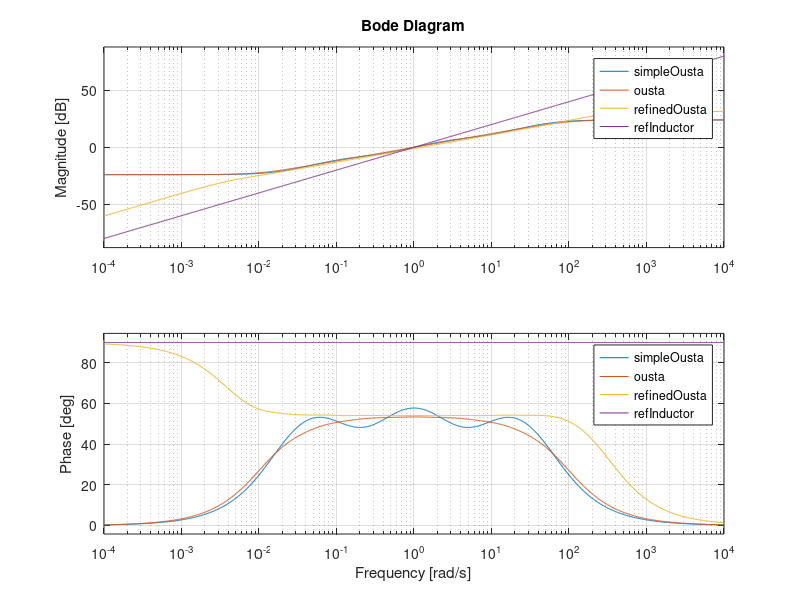
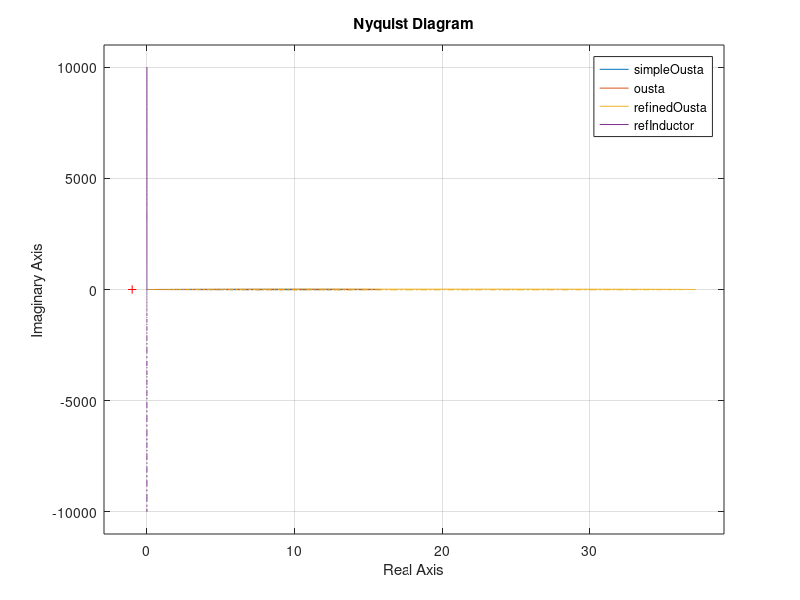

Source code (MATLAB) for these figures, in order:
clear all;clc;

% Oustaloup's recursive filter is capable of producing a very good fitting
% to the fractional-order elements within a chosen frequency band.
% (s^a) where 0 <= a <= 1
% To allow for extended integral fractional order expressions,
% (s^-a) = (s^(1-a) / s) where -1 <= a <= 1

extendedA = 0.6; % fractional order
if extendedA >= 0
    alpha = extendedA;
else
    alpha = 1 + extendedA;
end
approxOrder = 3; % Approximation order
bottomFrequency = 0.01;
highFrequency = 100;
gainK = highFrequency^alpha;

%% Simplified Oustaloup Filter
% Baranowski, J., Bauer, W., Zagórowska, M., Dziwiński, T., & Piątek, P. (2015, August).
% Time-domain oustaloup approximation.
% In 2015 20th international conference on methods and models in automation and robotics (MMAR) (pp. 116-120). IEEE.
wu = (highFrequency/bottomFrequency)^0.5;
iterate = 1:approxOrder;
zeros = bottomFrequency*(wu).^((2*iterate-1-alpha)/(approxOrder));
poles = bottomFrequency*(wu).^((2*iterate-1+alpha)/(approxOrder));

TF1 = tf([1 zeros(1)],[1 poles(1)]);
TF2 = tf([1 zeros(2)],[1 poles(2)]);
TF3 = tf([1 zeros(3)],[1 poles(3)]);

if extendedA >= 0
    simpleOusta = gainK*TF1*TF2*TF3;
else
    simpleOusta = gainK*TF1*TF2*TF3*tf(1,[1 0]);
end
minreal(simpleOusta)

%% Oustaloup's Recursive Filter
% Oustaloup A., Levron F., Mathiew B., Nanot F.
% Frequency band complex noninteger differentiator: Characterization and synthesis.
% IEEE Transactions on Circuits and Systems I: Fundamental Theory and Applications, 2000, 47(1):25–39
iterate = -approxOrder:approxOrder;
oustaZeros = bottomFrequency*(highFrequency/bottomFrequency).^((iterate+approxOrder+0.5*(1-alpha))/(2*approxOrder+1));
oustaPoles = bottomFrequency*(highFrequency/bottomFrequency).^((iterate+approxOrder+0.5*(1+alpha))/(2*approxOrder+1));

TF1 = tf([1 oustaZeros(1)],[1 oustaPoles(1)]);
TF2 = tf([1 oustaZeros(2)],[1 oustaPoles(2)]);
TF3 = tf([1 oustaZeros(3)],[1 oustaPoles(3)]);
TF4 = tf([1 oustaZeros(4)],[1 oustaPoles(4)]);
TF5 = tf([1 oustaZeros(5)],[1 oustaPoles(5)]);
TF6 = tf([1 oustaZeros(6)],[1 oustaPoles(6)]);
TF7 = tf([1 oustaZeros(7)],[1 oustaPoles(7)]);

if extendedA >= 0
    ousta = gainK*TF1*TF2*TF3*TF4*TF5*TF6*TF7;
else
    ousta = gainK*TF1*TF2*TF3*TF4*TF5*TF6*TF7*tf(1,[1 0]);
end
minreal(ousta)

%% Refined Oustaloup Filter
% D. Xue, Y.Q. Chen, D.P. Atherton,
% Linear Feedback Control Analysis and Design with MATLAB,
% Advances in Design and Control, Siam, 2007.
b=10;
d=9;
iterate = -approxOrder:approxOrder;
refineZeros = (d*bottomFrequency/b).^((alpha-2*iterate)/(2*approxOrder+1));
refinePoles = (b*highFrequency/d).^((alpha+2*iterate)/(2*approxOrder+1));
refinedGainK = (d*highFrequency/b)^alpha;
quadraticTF = tf([d b*highFrequency 0],[d*(1-alpha) b*highFrequency d*alpha]);

TF1 = tf([1 refineZeros(1)],[1 refinePoles(1)]);
TF2 = tf([1 refineZeros(2)],[1 refinePoles(2)]);
TF3 = tf([1 refineZeros(3)],[1 refinePoles(3)]);
TF4 = tf([1 refineZeros(4)],[1 refinePoles(4)]);
TF5 = tf([1 refineZeros(5)],[1 refinePoles(5)]);
TF6 = tf([1 refineZeros(6)],[1 refinePoles(6)]);
TF7 = tf([1 refineZeros(7)],[1 refinePoles(7)]);

if extendedA >= 0
    refinedOusta = refinedGainK*quadraticTF*TF1*TF2*TF3*TF4*TF5*TF6*TF7;
else
    refinedOusta = refinedGainK*quadraticTF*TF1*TF2*TF3*TF4*TF5*TF6*TF7*tf(1,[1 0]);
end
minreal(refinedOusta)

%% Plotting
refInductor = tf([1 0],1);
refCapacitor = tf(1,[1 0]);
refResistor = tf(1,1);
if extendedA > 0
    bode(simpleOusta,ousta,refinedOusta,refInductor)
    figure;
    nyquist(simpleOusta,ousta,refinedOusta,refInductor)
elseif extendedA == 0
    bode(simpleOusta,ousta,refinedOusta,refResistor)
    figure;
    nyquist(simpleOusta,ousta,refinedOusta,refResistor)
else
    bode(simpleOusta,ousta,refinedOusta,refCapacitor)
    figure;
    nyquist(simpleOusta,ousta,refinedOusta,refCapacitor)
end